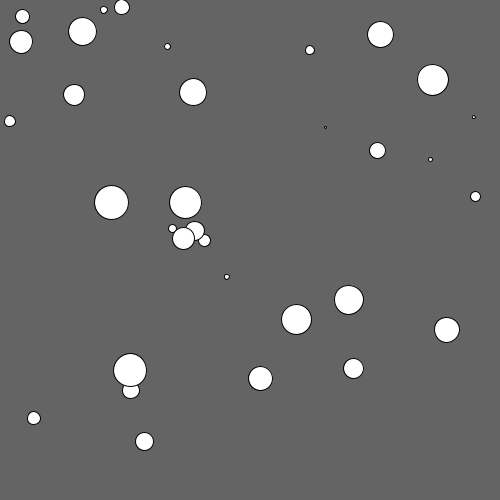
Frame 1 (no input)
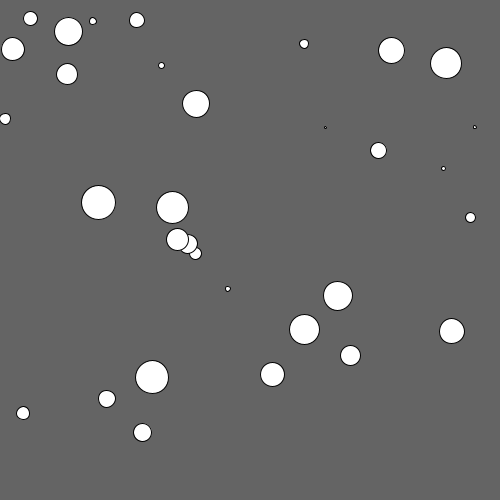
Frame 60 (the mouse pressed at the canvas centre just before this capture)
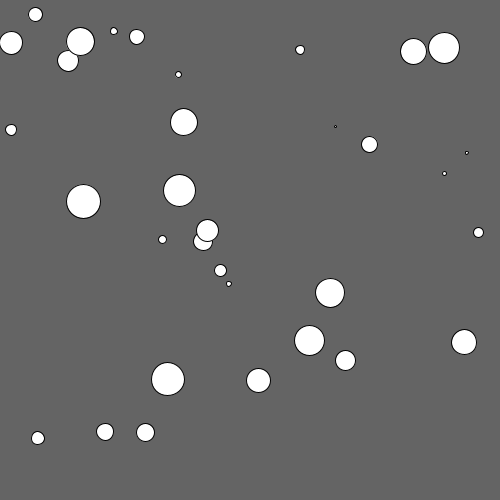
Frame 120 (the mouse held since frame 60 and released just before this capture)

The Processing sketch that drew these frames (run headless with seeded random() and noise(); from frame 60 on, the mouse is pressed at the canvas centre):

// Processing sketch: r17_jitterbugs_array
// ── r17_jitterbugs_array.pde

JitterBug[] bugs = new JitterBug[33];
void setup() {
  size(500,500);
  smooth();
  for (int i = 0; i < bugs.length; i++) {
    float x = random(width);
    float y = random(height);
    int r = i + 2;
    bugs[i] = new JitterBug(x, y, r);
  }
}
void draw() {
  background(100);
  for (int i = 0; i < bugs.length; i++) {
    bugs[i].move();
    bugs[i].display();
  }
}
// ── JitterBug.pde
class JitterBug {
  float x;
  float y;
  int diameter;
  float speed = 2.5;
  JitterBug(float tempX, float tempY, int tempDiameter) {
    x = tempX;
    y = tempY;
    diameter = tempDiameter;
  }
  void move() {
    x += random(-speed, speed);
    y += random(-speed, speed);
  }
  void display() {
    ellipse(x, y, diameter, diameter);
  }
}
